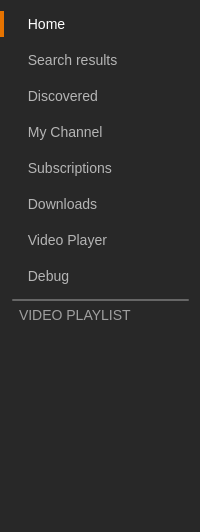
       <widget class="QWidget" name="left_menu" native="true">
        <property name="sizePolicy">
         <sizepolicy hsizetype="Fixed" vsizetype="Preferred">
          <horstretch>0</horstretch>
          <verstretch>0</verstretch>
         </sizepolicy>
        </property>
        <property name="minimumSize">
         <size>
          <width>200</width>
          <height>0</height>
         </size>
        </property>
        <property name="maximumSize">
         <size>
          <width>200</width>
          <height>16777215</height>
         </size>
        </property>
        <property name="autoFillBackground">
         <bool>false</bool>
        </property>
        <property name="styleSheet">
         <string notr="true">QWidget {
background-color: #282828;
}

QPushButton {
color: #B5B5B5;
border: none;
background: none;
text-align: left;
font-size: 14px;
padding-left: 20px;
border-left: 4px solid transparent;
}

QPushButton::hover {
color: white;
}

QPushButton::checked {
border-left: 4px solid #e67300;
color: white;
}</string>
        </property>
        <property name="locale">
         <locale language="Dutch" country="Netherlands"/>
        </property>
        <layout class="QVBoxLayout" name="verticalLayout_2">
         <property name="spacing">
          <number>10</number>
         </property>
         <property name="leftMargin">
          <number>0</number>
         </property>
         <item>
          <widget class="QPushButton" name="left_menu_button_home">
           <property name="minimumSize">
            <size>
             <width>0</width>
             <height>26</height>
            </size>
           </property>
           <property name="maximumSize">
            <size>
             <width>16777215</width>
             <height>30</height>
            </size>
           </property>
           <property name="cursor">
            <cursorShape>PointingHandCursor</cursorShape>
           </property>
           <property name="focusPolicy">
            <enum>Qt::NoFocus</enum>
           </property>
           <property name="styleSheet">
            <string notr="true"/>
           </property>
           <property name="text">
            <string> Home</string>
           </property>
           <property name="icon">
            <iconset>
             <normaloff>../images/home.png</normaloff>
             <disabledon>../images/home.png</disabledon>../images/home.png</iconset>
           </property>
           <property name="iconSize">
            <size>
             <width>16</width>
             <height>16</height>
            </size>
           </property>
           <property name="checkable">
            <bool>true</bool>
           </property>
           <property name="checked">
            <bool>true</bool>
           </property>
           <property name="autoDefault">
            <bool>false</bool>
           </property>
           <property name="flat">
            <bool>true</bool>
           </property>
          </widget>
         </item>
         <item>
          <widget class="QPushButton" name="left_menu_button_search">
           <property name="enabled">
            <bool>false</bool>
           </property>
           <property name="minimumSize">
            <size>
             <width>0</width>
             <height>26</height>
            </size>
           </property>
           <property name="maximumSize">
            <size>
             <width>16777215</width>
             <height>30</height>
            </size>
           </property>
           <property name="cursor">
            <cursorShape>PointingHandCursor</cursorShape>
           </property>
           <property name="focusPolicy">
            <enum>Qt::NoFocus</enum>
           </property>
           <property name="styleSheet">
            <string notr="true"/>
           </property>
           <property name="text">
            <string> Search results</string>
           </property>
           <property name="icon">
            <iconset>
             <normaloff>../images/search.png</normaloff>
             <disabledoff>../images/search.png</disabledoff>
             <disabledon>../images/search.png</disabledon>../images/search.png</iconset>
           </property>
           <property name="iconSize">
            <size>
             <width>16</width>
             <height>16</height>
            </size>
           </property>
           <property name="checkable">
            <bool>true</bool>
           </property>
           <property name="checked">
            <bool>false</bool>
           </property>
           <property name="autoDefault">
            <bool>false</bool>
           </property>
           <property name="flat">
            <bool>true</bool>
           </property>
          </widget>
         </item>
         <item>
          <widget class="QPushButton" name="left_menu_button_discovered">
           <property name="sizePolicy">
            <sizepolicy hsizetype="Minimum" vsizetype="Fixed">
             <horstretch>0</horstretch>
             <verstretch>0</verstretch>
            </sizepolicy>
           </property>
           <property name="minimumSize">
            <size>
             <width>0</width>
             <height>26</height>
            </size>
           </property>
           <property name="maximumSize">
            <size>
             <width>16777215</width>
             <height>30</height>
            </size>
           </property>
           <property name="cursor">
            <cursorShape>PointingHandCursor</cursorShape>
           </property>
           <property name="focusPolicy">
            <enum>Qt::NoFocus</enum>
           </property>
           <property name="styleSheet">
            <string notr="true"/>
           </property>
           <property name="text">
            <string> Discovered</string>
           </property>
           <property name="icon">
            <iconset>
             <normaloff>../images/discovered.png</normaloff>
             <disabledoff>../images/discovered.png</disabledoff>
             <disabledon>../images/discovered.png</disabledon>../images/discovered.png</iconset>
           </property>
           <property name="iconSize">
            <size>
             <width>16</width>
             <height>16</height>
            </size>
           </property>
           <property name="checkable">
            <bool>true</bool>
           </property>
           <property name="flat">
            <bool>true</bool>
           </property>
          </widget>
         </item>
         <item>
          <widget class="QPushButton" name="left_menu_button_my_channel">
           <property name="minimumSize">
            <size>
             <width>0</width>
             <height>26</height>
            </size>
           </property>
           <property name="maximumSize">
            <size>
             <width>16777215</width>
             <height>30</height>
            </size>
           </property>
           <property name="cursor">
            <cursorShape>PointingHandCursor</cursorShape>
           </property>
           <property name="focusPolicy">
            <enum>Qt::NoFocus</enum>
           </property>
           <property name="styleSheet">
            <string notr="true"/>
           </property>
           <property name="text">
            <string> My Channel</string>
           </property>
           <property name="icon">
            <iconset>
             <normaloff>../images/share.png</normaloff>
             <disabledon>../images/share.png</disabledon>../images/share.png</iconset>
           </property>
           <property name="iconSize">
            <size>
             <width>16</width>
             <height>16</height>
            </size>
           </property>
           <property name="checkable">
            <bool>true</bool>
           </property>
           <property name="flat">
            <bool>true</bool>
           </property>
          </widget>
         </item>
         <item>
          <widget class="QPushButton" name="left_menu_button_subscriptions">
           <property name="minimumSize">
            <size>
             <width>0</width>
             <height>26</height>
            </size>
           </property>
           <property name="maximumSize">
            <size>
             <width>16777215</width>
             <height>30</height>
            </size>
           </property>
           <property name="cursor">
            <cursorShape>PointingHandCursor</cursorShape>
           </property>
           <property name="focusPolicy">
            <enum>Qt::NoFocus</enum>
           </property>
           <property name="styleSheet">
            <string notr="true"/>
           </property>
           <property name="text">
            <string> Subscriptions</string>
           </property>
           <property name="icon">
            <iconset>
             <normaloff>../images/subscribed.png</normaloff>
             <disabledon>../images/subscribed.png</disabledon>../images/subscribed.png</iconset>
           </property>
           <property name="iconSize">
            <size>
             <width>16</width>
             <height>16</height>
            </size>
           </property>
           <property name="checkable">
            <bool>true</bool>
           </property>
           <property name="flat">
            <bool>true</bool>
           </property>
          </widget>
         </item>
         <item>
          <widget class="QPushButton" name="left_menu_button_downloads">
           <property name="minimumSize">
            <size>
             <width>0</width>
             <height>26</height>
            </size>
           </property>
           <property name="maximumSize">
            <size>
             <width>16777215</width>
             <height>30</height>
            </size>
           </property>
           <property name="cursor">
            <cursorShape>PointingHandCursor</cursorShape>
           </property>
           <property name="focusPolicy">
            <enum>Qt::NoFocus</enum>
           </property>
           <property name="styleSheet">
            <string notr="true"/>
           </property>
           <property name="text">
            <string> Downloads</string>
           </property>
           <property name="icon">
            <iconset>
             <normaloff>../images/downloads.png</normaloff>
             <disabledon>../images/downloads.png</disabledon>../images/downloads.png</iconset>
           </property>
           <property name="iconSize">
            <size>
             <width>16</width>
             <height>16</height>
            </size>
           </property>
           <property name="checkable">
            <bool>true</bool>
           </property>
           <property name="flat">
            <bool>true</bool>
           </property>
          </widget>
         </item>
         <item>
          <widget class="QPushButton" name="left_menu_button_video_player">
           <property name="minimumSize">
            <size>
             <width>0</width>
             <height>26</height>
            </size>
           </property>
           <property name="maximumSize">
            <size>
             <width>16777215</width>
             <height>30</height>
            </size>
           </property>
           <property name="cursor">
            <cursorShape>PointingHandCursor</cursorShape>
           </property>
           <property name="focusPolicy">
            <enum>Qt::NoFocus</enum>
           </property>
           <property name="styleSheet">
            <string notr="true"/>
           </property>
           <property name="text">
            <string> Video Player</string>
           </property>
           <property name="icon">
            <iconset>
             <normaloff>../images/video.png</normaloff>
             <disabledon>../images/video.png</disabledon>../images/video.png</iconset>
           </property>
           <property name="iconSize">
            <size>
             <width>16</width>
             <height>16</height>
            </size>
           </property>
           <property name="checkable">
            <bool>true</bool>
           </property>
           <property name="flat">
            <bool>true</bool>
           </property>
          </widget>
         </item>
         <item>
          <widget class="QPushButton" name="left_menu_button_debug">
           <property name="minimumSize">
            <size>
             <width>0</width>
             <height>26</height>
            </size>
           </property>
           <property name="maximumSize">
            <size>
             <width>16777215</width>
             <height>30</height>
            </size>
           </property>
           <property name="cursor">
            <cursorShape>PointingHandCursor</cursorShape>
           </property>
           <property name="focusPolicy">
            <enum>Qt::NoFocus</enum>
           </property>
           <property name="styleSheet">
            <string notr="true"/>
           </property>
           <property name="text">
            <string> Debug</string>
           </property>
           <property name="icon">
            <iconset>
             <normaloff>../images/debug.png</normaloff>
             <disabledon>../images/debug.png</disabledon>../images/debug.png</iconset>
           </property>
           <property name="iconSize">
            <size>
             <width>16</width>
             <height>16</height>
            </size>
           </property>
           <property name="checkable">
            <bool>false</bool>
           </property>
           <property name="flat">
            <bool>true</bool>
           </property>
          </widget>
         </item>
         <item>
          <widget class="QWidget" name="left_menu_playlist_container" native="true">
           <property name="sizePolicy">
            <sizepolicy hsizetype="Preferred" vsizetype="Expanding">
             <horstretch>0</horstretch>
             <verstretch>0</verstretch>
            </sizepolicy>
           </property>
           <property name="styleSheet">
            <string notr="true">border: none;</string>
           </property>
           <layout class="QVBoxLayout" name="verticalLayout_5">
            <property name="leftMargin">
             <number>0</number>
            </property>
            <property name="topMargin">
             <number>0</number>
            </property>
            <property name="rightMargin">
             <number>0</number>
            </property>
            <property name="bottomMargin">
             <number>0</number>
            </property>
            <item>
             <widget class="QWidget" name="left_menu_seperator" native="true">
              <property name="sizePolicy">
               <sizepolicy hsizetype="Preferred" vsizetype="Fixed">
                <horstretch>0</horstretch>
                <verstretch>0</verstretch>
               </sizepolicy>
              </property>
              <property name="minimumSize">
               <size>
                <width>0</width>
                <height>2</height>
               </size>
              </property>
              <property name="maximumSize">
               <size>
                <width>16777215</width>
                <height>2</height>
               </size>
              </property>
              <property name="styleSheet">
               <string notr="true">background-color: #666;
border-radius: 1px;
margin-left: 12px;</string>
              </property>
             </widget>
            </item>
            <item>
             <widget class="QLabel" name="left_menu_playlist_label">
              <property name="styleSheet">
               <string notr="true">border: none;
color: #A0A0A0;
font-size: 14px;
padding-left: 16px;</string>
              </property>
              <property name="text">
               <string>VIDEO PLAYLIST</string>
              </property>
             </widget>
            </item>
            <item>
             <widget class="LeftMenuPlaylist" name="left_menu_playlist">
              <property name="sizePolicy">
               <sizepolicy hsizetype="Expanding" vsizetype="Expanding">
                <horstretch>0</horstretch>
                <verstretch>0</verstretch>
               </sizepolicy>
              </property>
              <property name="cursor" stdset="0">
               <cursorShape>ArrowCursor</cursorShape>
              </property>
              <property name="styleSheet">
               <string notr="true">QListWidget {
color: white;
border: none;
}
QListWidget:item:selected:active {
background-color: #e67300;
}</string>
              </property>
             </widget>
            </item>
           </layout>
          </widget>
         </item>
        </layout>
       </widget>
